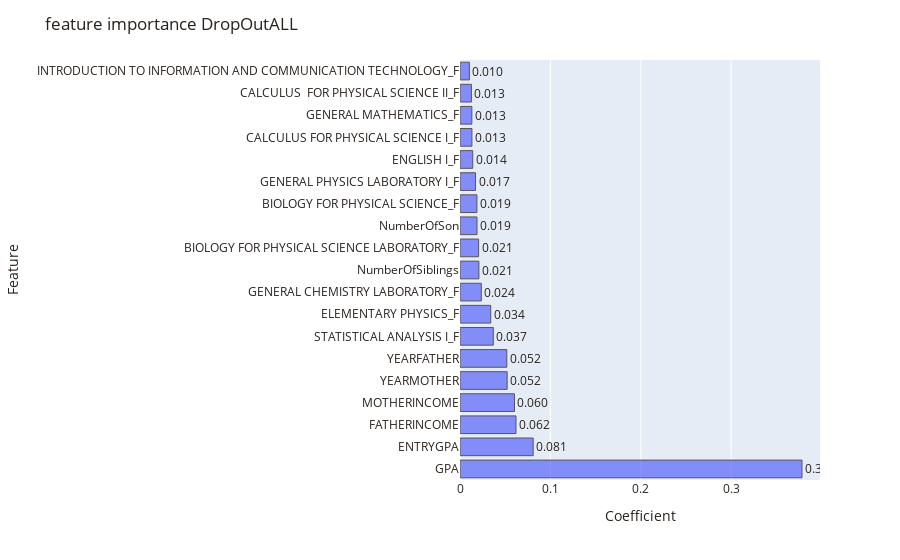

Notebook cell for this chart:
### Code cell
fig = px.bar(data_fea, x='Coefficient', y='Feature', text='Coefficient',  
             barmode='group', opacity=0.75)
fig.update_traces(texttemplate='%{text:,.3f}', textposition='outside',
                  marker_line=dict(width=1, color='#28221D'))
fig.update_yaxes(zeroline=True, zerolinewidth=1, zerolinecolor='#28221D')

fig.update_layout(title_text='feature importance DropOutALL', font_color='#28221D',
                  yaxis_title='Feature')
fig.show()

### Figure 1 — Plotly figure (JSON) as saved in the notebook; plotly's stock layout.template omitted (floating-point values rounded to 4 significant figures)
{"data": [{"alignmentgroup": "True", "hovertemplate": "Coefficient=%{text}<br>Feature=%{y}<extra></extra>", "legendgroup": "", "marker": {"color": "#636efa", "line": {"color": "#28221D", "width": 1}, "opacity": 0.75}, "name": "", "offsetgroup": "", "orientation": "h", "showlegend": false, "text": [0.3784, 0.08096, 0.06195, 0.06028, 0.05217, 0.05178, 0.03683, 0.03401, 0.02357, 0.02091, 0.02061, 0.01881, 0.01872, 0.01719, 0.0141, 0.01319, 0.01311, 0.01263, 0.01037], "textposition": "outside", "texttemplate": "%{text:,.3f}", "type": "bar", "x": [0.3784, 0.08096, 0.06195, 0.06028, 0.05217, 0.05178, 0.03683, 0.03401, 0.02357, 0.02091, 0.02061, 0.01881, 0.01872, 0.01719, 0.0141, 0.01319, 0.01311, 0.01263, 0.01037], "xaxis": "x", "y": ["GPA", "ENTRYGPA", "FATHERINCOME", "MOTHERINCOME", "YEARMOTHER", "YEARFATHER", "STATISTICAL ANALYSIS I_F", "ELEMENTARY PHYSICS_F", "GENERAL CHEMISTRY LABORATORY_F", "NumberOfSiblings", "BIOLOGY FOR PHYSICAL SCIENCE LABORATORY_F", "NumberOfSon", "BIOLOGY FOR PHYSICAL SCIENCE_F", "GENERAL PHYSICS LABORATORY I_F", "ENGLISH I_F", "CALCULUS FOR PHYSICAL SCIENCE I_F", "GENERAL MATHEMATICS_F", "CALCULUS  FOR PHYSICAL SCIENCE II_F", "INTRODUCTION TO INFORMATION AND COMMUNICATION TECHNOLOGY_F"], "yaxis": "y"}], "layout": {"barmode": "group", "font": {"color": "#28221D"}, "legend": {"tracegroupgap": 0}, "margin": {"t": 60}, "title": {"text": "feature importance DropOutALL"}, "xaxis": {"anchor": "y", "domain": [0, 1], "title": {"text": "Coefficient"}}, "yaxis": {"anchor": "x", "domain": [0, 1], "title": {"text": "Feature"}, "zeroline": true, "zerolinecolor": "#28221D", "zerolinewidth": 1}}}
